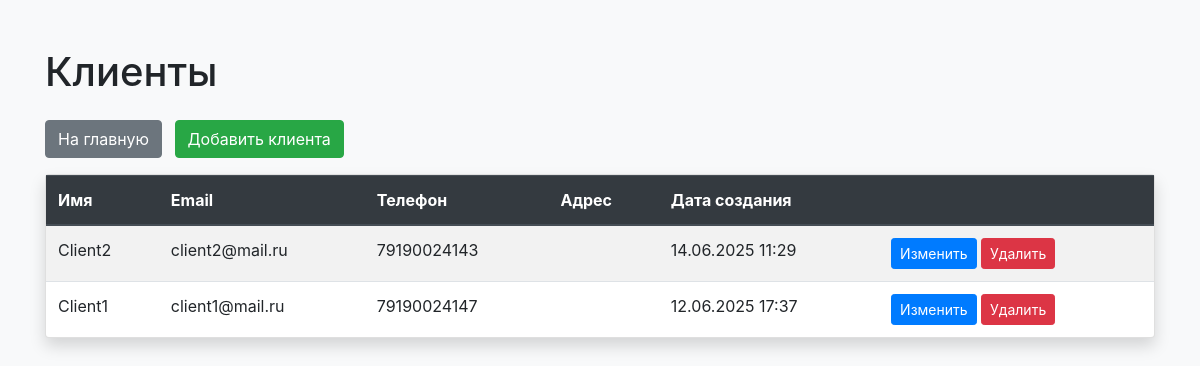
The app's page /core/clients/ with its own data.
### core/models.py (models this page shows, shortened)
class Client(models.Model):
    name = models.CharField(max_length=200, verbose_name='Имя')
    email = models.EmailField(verbose_name='Email')
    phone = models.CharField(max_length=20, verbose_name='Телефон')
    address = models.TextField(verbose_name='Адрес', blank=True)
    notes = models.TextField(verbose_name='Заметки', blank=True)
    created_at = models.DateTimeField(auto_now_add=True, verbose_name='Дата создания')
    updated_at = models.DateTimeField(auto_now=True, verbose_name='Дата обновления')
    class Meta:
        verbose_name = 'Клиент'
        verbose_name_plural = 'Клиенты'

### core/views.py (the view)
# urls.py: path('clients/', views.clients_list, name='clients_list'),
def clients_list(request):
    from .models import Client
    clients = Client.objects.all().order_by('-created_at')
    return render(request, 'clients_list.html', {'clients': clients})

### templates/clients_list.html (shortened to what this page needs)
<!DOCTYPE html>
<html lang="ru">
<head>
    <link rel="stylesheet" href="https://stackpath.bootstrapcdn.com/bootstrap/4.5.2/css/bootstrap.min.css">
</head>
<body class="bg-light">
    <div class="container py-5">
        <h1 class="mb-4">Клиенты</h1>
        <a href="/" class="btn btn-secondary mb-3">На главную</a>
        <a href="/core/clients/add/" class="btn btn-success mb-3 ml-2">Добавить клиента</a>
        <div class="card shadow">
            <div class="card-body p-0">
                <table class="table table-striped mb-0">
                    <thead class="thead-dark">
                        <tr>
                            <th>Имя</th>
                            <th>Email</th>
                            <th>Телефон</th>
                            <th>Адрес</th>
                            <th>Дата создания</th>
                            <th></th>
                        </tr>
                    </thead>
                    <tbody>
                        {% for client in clients %}
                        <tr>
                            <td>{{ client.name }}</td>
                            <td>{{ client.email }}</td>
                            <td>{{ client.phone }}</td>
                            <td>{{ client.address }}</td>
                            <td>{{ client.created_at|date:'d.m.Y H:i' }}</td>
                            <td>
                                <a href="/core/clients/{{ client.id }}/edit/" class="btn btn-sm btn-primary">Изменить</a>
                                <a href="/core/clients/{{ client.id }}/delete/" class="btn btn-sm btn-danger">Удалить</a>
                            </td>
                        </tr>
                        {% empty %}
                        <tr><td colspan="6" class="text-center">Нет клиентов</td></tr>
                        {% endfor %}
                    </tbody>
                </table>
            </div>
        </div>
    </div>
</body>
</html>

### records on screen
Client: name "Client2", email "client2@mail.ru", phone "79190024143", created_at "14.06.2025 11:29"
Client: name "Client1", email "client1@mail.ru", phone "79190024147", created_at "12.06.2025 17:37"
